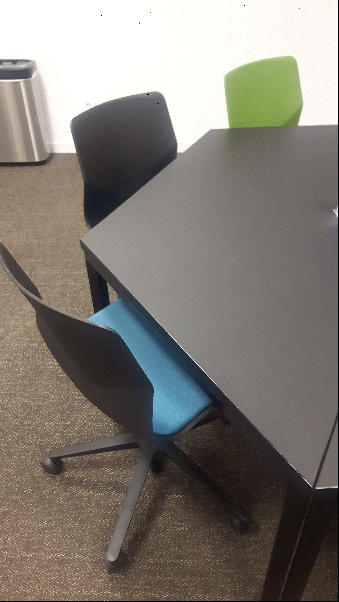
#> input picture block2/exercise/to_detect_2_1.jpg, 339 x 602 px
$ python stitches.py
#> lines starting #> are read from the running program, lines starting #| are printed output that depends on the picture
#!/usr/bin/env python
import numpy as np
import random
import cv2

def do_full_homo(p, q):
    mat = np.zeros((len(p) * 3, 9))
    for i in range(len(p)):
        mat[i * 2][0] = p[i][0]
        mat[i * 2][1] = p[i][1]
        mat[i * 2][2] = 1

        mat[i * 2][3] = 0
        mat[i * 2][4] = 0
        mat[i * 2][5] = 0

        mat[i * 2][6] = -p[i][0] * q[i][0]
        mat[i * 2][7] = -p[i][1] * q[i][0]
        mat[i * 2][8] = -q[i][0]

        mat[(i * 2) + 1][0] = 0
        mat[(i * 2) + 1][1] = 0
        mat[(i * 2) + 1][2] = 0

        mat[(i * 2) + 1][3] = p[i][0]
        mat[(i * 2) + 1][4] = p[i][1]
        mat[(i * 2) + 1][5] = 1

        mat[(i * 2) + 1][6] = -p[i][0] * q[i][1]
        mat[(i * 2) + 1][7] = -p[i][1] * q[i][1]
        mat[(i * 2) + 1][8] = -q[i][1]
    _, _, v = np.linalg.svd(mat)
    h = v[-1].reshape(3, 3)
    h /= v[-1][-1]
    return h

def ransac(points_left, points_right, desc_left, desc_right):
    n = 10000
    best_points = 0
    best_homo = None

    max_len = min(len(points_left), len(points_right))

    bf = cv2.BFMatcher()
    matches = bf.match(desc_left, desc_right)
    mp1 = [points_left[m.queryIdx].pt for m in matches]
    mp2 = [points_right[m.trainIdx].pt for m in matches]
    #print(mp1, mp2)

    for _ in range(n):
        l = [random.randint(0, max_len - 1) for _ in range(4)]
        p = np.array([mp1[i] for i in l])
        q = np.array([mp2[i] for i in l])

        #potential_homo = do_full_homo(p, q)
        potential_homo, _ = cv2.findHomography(p, q)
        if np.array_equal(potential_homo, None):
            continue
        points_transformed = [potential_homo @ (point[0], point[1], 1) for point in mp1]
        good_points = 0
        for i in range(len(mp1)):
            p_i = points_transformed[i][:2]
            q_i = mp2[i]
            #print(mp1[i], p_i, q_i)
            diff = np.linalg.norm(p_i - q_i)
            #if diff < 100:
                #print(diff)
            if diff < 10:
                good_points += 1
            if best_points < good_points:
                best_points = good_points
                best_homo = potential_homo
    #print(best_points, "out of", len(points_left))
    return best_homo

    """
    for _ in range(n):
        l = [random.randint(0, max_len - 1) for _ in range(4)]
        p = [points_left[i].pt for i in l]
        q = [points_right[i].pt for i in l]

        potential_homo = do_full_homo(p, q)
        points_transformed = [potential_homo @ (point.pt[0], point.pt[1], 1) for point in points_left]
        good_points = 0
        for i in range(max_len):
            p_i = points_transformed[i][:2]
            q_i = points_right[i].pt
            diff = np.linalg.norm(p_i - q_i)
            #total_diff += diff
            if diff < 50:
                good_points += 1
        if best_points < good_points:
            best_points = good_points
            best_homo = potential_homo
    print(best_points, "out of", len(points_left))
    return best_homo
    """


path_left = './to_detect_2_1.jpg'
path_right = './to_detect_2_2.jpg'

img_left = cv2.imread(path_left)
#> img_left is the input picture: shape (602, 339, 3); mean B, G, R 117.4, 124.6, 129.6
img_right = cv2.imread(path_right)
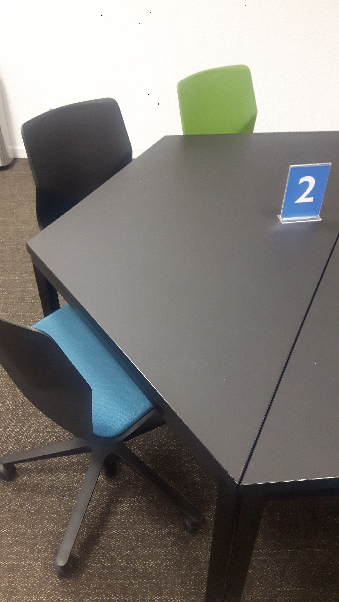
#> input picture block2/exercise/to_detect_2_2.jpg, 339 x 602 px
#> img_right is the input picture: shape (602, 339, 3); mean B, G, R 119.4, 124.2, 127

sift = cv2.SIFT_create()
points_left, desc_left = sift.detectAndCompute(img_left, None)
#> points_left = 197 keypoints; strongest (x, y, size): (123, 149, 63.4), (64, 143, 16.2), (196, 116, 37.3), (186, 136, 17.9)
points_right, desc_right = sift.detectAndCompute(img_right, None)
#> points_right = 156 keypoints; strongest (x, y, size): (75, 154, 64.5), (21, 151, 8.7), (311, 199, 3.3), (151, 123, 37.5)

homo = ransac(points_left, points_right, desc_left, desc_right)
#> in ransac, `max_len = min(len(points_left), len(points_right))`: max_len = 156
#> in ransac, `matches = bf.match(desc_left, desc_right)`: matches = 197 matches
#> in ransac, `mp1 = [points_left[m.queryIdx].pt for m in matches]`: mp1 = 197 pairs, first value 3.29 to 333.9, second value 60.77 to 598.7
#> in ransac, `mp2 = [points_right[m.trainIdx].pt for m in matches]`: mp2 = 197 pairs, first value 4.89 to 322.1, second value 87.78 to 575.8
#> the loop in ransac, `for _ in range(n):` made 10000 passes
#> l on passes 1 to 3: [98, 107, 10, 66], [130, 124, 103, 77], [122, 91, 149, 55]
#> after the loop in ransac, `for _ in range(n):`: best_homo = [[0.876, -0.0436, -20.28], [0.056, 0.961, 2.88], [0.000325, -0.000162, 1]]; best_points = 23
#> homo has the same summary as best_homo in ransac

# [4 lines of commented-out code are left out]

warped = cv2.warpPerspective(img_right, np.linalg.inv(homo), (img_right.shape[1] * 2, img_right.shape[0]))
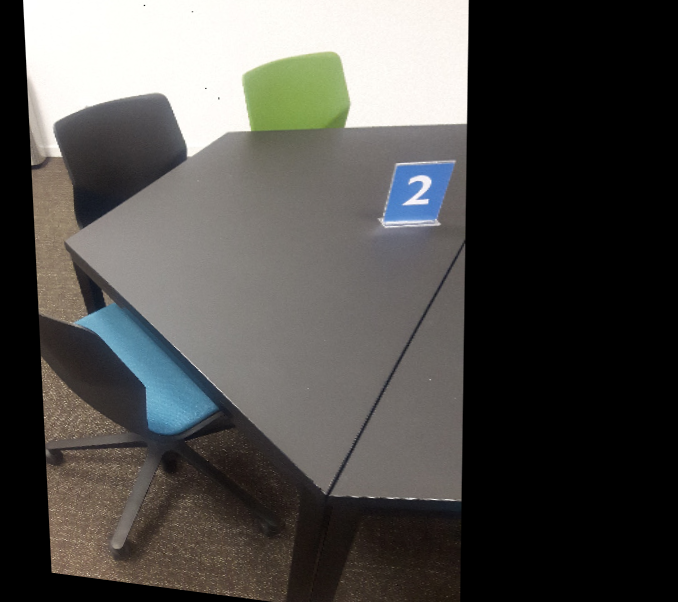
#> warped: shape (602, 678, 3); mean B, G, R 75.1, 78, 79.6
warped[:img_left.shape[0], :img_left.shape[1]] = img_left
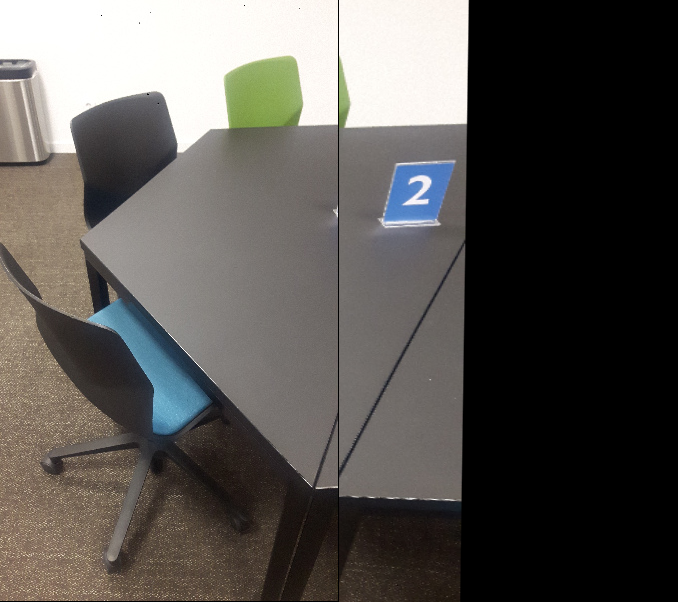
#> warped: shape (602, 678, 3); mean B, G, R 81.7, 85.4, 88.4
cv2.imwrite("stitched.jpg", warped)
